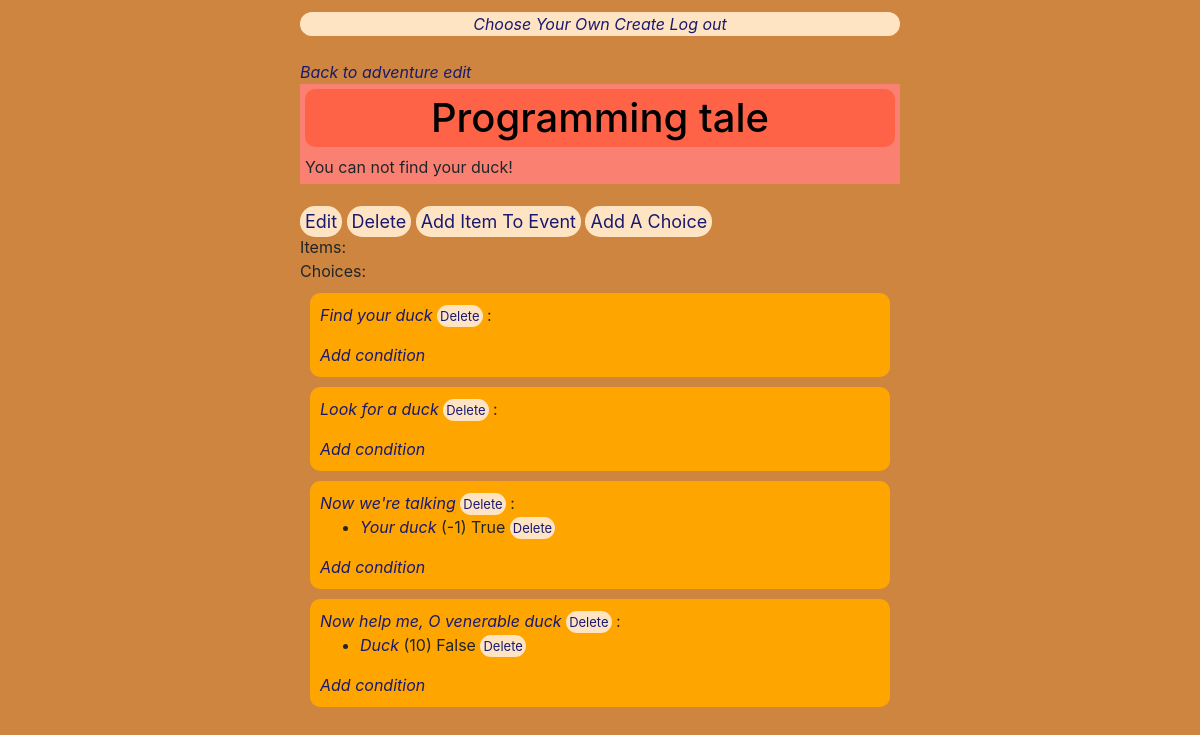
Page /editview/event/13 (signed in) on the committed database.
### CYO/models.py (models this page shows, shortened)
class Event(models.Model):
    adventure = models.ForeignKey("Adventure", on_delete=models.CASCADE, related_name="Events")
    text = models.TextField()
    title = models.CharField(max_length=255)

class Choice(models.Model):
    initial = models.ForeignKey("Event", on_delete=models.CASCADE, related_name="Start")
    final = models.ForeignKey("Event", on_delete=models.CASCADE, related_name="End")
    text = models.TextField()

class Item(models.Model):
    itemstyle = models.ForeignKey("ItemStyle", on_delete=models.CASCADE, related_name="Instances")
    hidden = models.BooleanField(default = False)
    amount = models.IntegerField()
    event = models.ForeignKey("Event", on_delete=models.CASCADE, null=True, related_name="Items")
    choice = models.ForeignKey("Choice", on_delete=models.CASCADE, null=True, related_name="Conditions")

class ItemStyle(models.Model):
    status = 'Status'
    item = 'Item'
    hidden_trigger = 'Hidden'
    ITEM_TYPE_CHOICES = [
        (status, 'Status'),
        (item, 'Item'),
        (hidden_trigger, 'Hidden Trigger')
    ]
    name = models.CharField(max_length=64)
    type = models.CharField(choices = ITEM_TYPE_CHOICES, default = status, max_length=64)
    adventure = models.ForeignKey("Adventure", on_delete=models.CASCADE, null=True, related_name="All_Items")

### CYO/views.py (the view)
# urls.py: path('editview/event/<int:index>', views.event_edit_view, name='ev_edit'),
@login_required
def event_edit_view(request, index):
    if request.method == "GET":
        try:
            event = Event.objects.get(id = index)
        except Event.DoesNotExist:
            return render(request, 'layout.html', {
                "message": "No such event"
            })
        if event.adventure.user == request.user:
            return render(request, 'CYO/edit.html', {
                "event": event
            })
        else:
            return render(request, 'CYO/layout.html', {
                "message": "Only the creator may view this"
            })

### CYO/templates/CYO/edit.html
{% extends 'CYO/layout.html' %}
{% block body %}
<a href="{% url 'ad_edit' event.adventure.id %}">Back to adventure edit</a><br>
<div id=text><h1>{{ event.title }}</h1>{{ event.text}}</div>
<br>
<a href="{% url 'edit' 'event' event.id %}" id=adv_edit>Edit</a> <a href="{% url 'delete' 'event' event.id %}" id=adv_dele>Delete</a>
<a id=adv_edit href="{% url 'item_create' event.id %}">Add item to event</a>
<a id=adv_edit href="{% url 'choice_create' event.id %}">Add a choice</a>
<br>
Items:
{% if event.Items.all %}
<div id=items_edit>
    {% for item in event.Items.all %}
        <a href="{% url 'edit' 'item' item.id %}">{{ item.itemstyle.name }}</a> (<span id="{{item.id}}_amount">{{ item.amount }}</span>),
        Type: {{ item.itemstyle.type }},  Hidden: {{ item.hidden }} <a href="{% url 'delete' 'item' item.id %}" id=adv_dele_s>Delete</a><br>
    {% endfor %}
</div>
{% else %}
<br>
{% endif %}
Choices:
{% for choice in event.Start.all %}
<div id="event_choices">
    <a href="{% url 'edit' 'choice' choice.id %}">{{ choice.text }}</a> <a href="{% url 'delete' 'choice' choice.id %}" id=adv_dele_s>Delete</a>
    {% if choice.Conditions.all is not None %}:
        <ul>
            {% for condition in choice.Conditions.all %}
            <li><a href="{% url 'edit' 'item' condition.id %}">{{ condition.itemstyle.name }}</a> ({{ condition.amount }}) {{ condition.hidden }}
                <a href="{% url 'delete' 'item' condition.id %}" id=adv_dele_s>Delete</a>
            </li>
            {% endfor %}
        </ul>
    {% endif %}
    <a href="{% url 'condition_create' choice.id %}">Add condition</a>
</div>
{% endfor %}
{% endblock %}

### CYO/static/CYO/style.css (style rules this page uses)
body { margin:auto; width:50%; padding-top:1%; align-items: center; background-color:peru; }
#navigation, #adv_edit, #adv_dele, #adv_dele_s { background-color: bisque; border-radius:15px; text-align:center; }
#adv_edit, #adv_dele { padding:5px; text-transform: capitalize; font-size:large; font-style: normal; }
#adv_dele_s { padding: 3px; font-size:small; font-style: normal; }
#text, #title_inv, #title_stat { background-color:salmon; padding: 5px; }
#text, #adventure_description, #text_Item, #text_Status { white-space: pre-line; word-wrap: break-word; }
h2, h1 { background-color: tomato; color:black; text-align: center; padding: 5px; border-radius: 10px; word-wrap: break-word; }
#item, #events, #event_choices, #items_edit { padding:10px; margin:10px; border-radius: 10px; background-color: orange; word-wrap: break-word; }
a { color:midnightblue; font-style: oblique; }

### rows in the picture
Event: title "Programming tale", text "You can not find your duck!"
Choice: text "Find your duck"
Choice: text "Look for a duck"
Choice: text "Now we're talking"
Item: itemstyle.name "Your duck", amount "-1", hidden "True"
Choice: text "Now help me, O venerable duck"
Item: itemstyle.name "Duck", amount "10", hidden "False"
